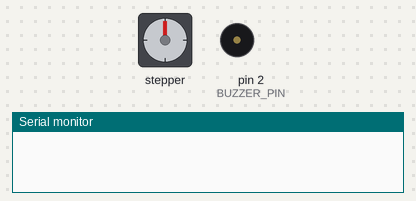
The sketch below on a simulated Arduino Uno, built with avr-gcc and run on an emulated ATmega328P. On the bench: stepper motor, buzzer (waves = sounding, pin HIGH), the last lines printed to the serial monitor. Wiring (inferred from the names in the program): stepper motor (2048 steps per turn assumed): coils pin 9, pin 10, pin 11, pin 12. Pins used as bus, display or sensor lines are not drawn.

Above: at 0.15 s.
At 9.81 s:
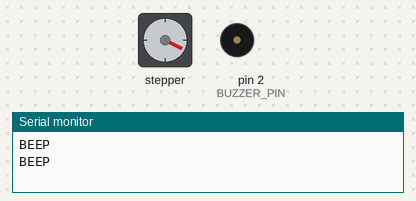
At 19.77 s:
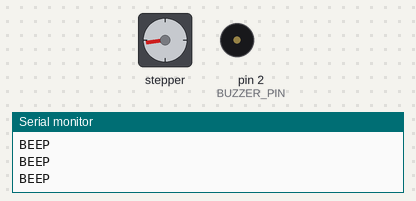
At 39.69 s:
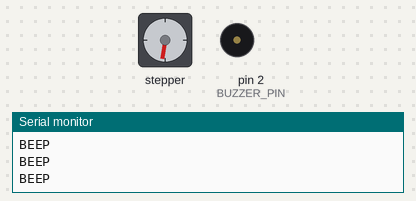
Timing chart, 0 to 40.0 s (numbered marks = the images above):
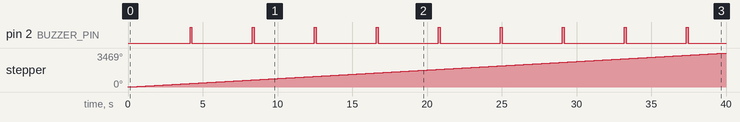

The sketch:

stepperBuzz.ino
```cpp
// Code was written following the guide from https://youtu.be/avrdDZD7qEQ
// by https://www.youtube.com/@nikodembartnik

#include <avr/interrupt.h>

// In1, In2, In3, In4 of stepper motor driver
#define STEPPER_PIN_1 9
#define STEPPER_PIN_2 10
#define STEPPER_PIN_3 11
#define STEPPER_PIN_4 12

// Pin where active buzzer is connected
#define BUZZER_PIN 2

// Step number within a cycle 0, 1, 2, 3 (4 steps per cycle)
int step_number = 0;

// Variable to count the steps
int count = 0;

// Store the state of the buzzer
volatile bool beep = false;

void setup() {
  Serial.begin(9600);

  // Set motor and buzzer pins to output
  pinMode(STEPPER_PIN_1, OUTPUT);
  pinMode(STEPPER_PIN_2, OUTPUT);
  pinMode(STEPPER_PIN_3, OUTPUT);
  pinMode(STEPPER_PIN_4, OUTPUT);

  pinMode(BUZZER_PIN, OUTPUT);

  // Decided to use a timer interrupt to control the beep duration independently

  // Setup Timer1 for CTC interrupt
  cli(); // Disable global interrupts
  TCCR1A = 0; // Clear Timer1 Control Register A
  TCCR1B = 0; // Clear Timer1 Control Register B
  TCNT1 = 0; // Initialize Timer1 counter
  TCCR1B |= (1 << WGM12); // Enable CTC mode
  TCCR1B |= (1 << CS12) | (1 << CS10); // Set prescaler to 1024
  TIMSK1 |= (1 << OCIE1A); // Enable Timer1 compare interrupt
  OCR1A = 2000; // Set compare match register for 128 ms
  sei(); // Enable global interrupts
}

void loop() {
  // Take a step counterclockwise
  OneStep(true);
  // Increment the count of steps
  count++;
  // This motor has 2048 steps/rev when the microstepping capability
  // is not being used
  if (count == 2048) {
    count = 0; // Reset count
    beep = true; // Set true since the buzzer will be making noise
    digitalWrite(BUZZER_PIN, HIGH);
    Serial.println("BEEP");
    TCNT1 = 0; // Reset Timer1 counter
  }
  delay(2);
}


// Function to rotate the motor shaft one step
void OneStep(bool direction) {
  // Counterclockwise if true
  if (direction) {
    switch (step_number) {
      case 0:
        digitalWrite(STEPPER_PIN_1, HIGH);
        digitalWrite(STEPPER_PIN_2, LOW);
        digitalWrite(STEPPER_PIN_3, LOW);
        digitalWrite(STEPPER_PIN_4, LOW);
        break;

      case 1:
        digitalWrite(STEPPER_PIN_1, LOW);
        digitalWrite(STEPPER_PIN_2, HIGH);
        digitalWrite(STEPPER_PIN_3, LOW);
        digitalWrite(STEPPER_PIN_4, LOW);
        break;

      case 2:
        digitalWrite(STEPPER_PIN_1, LOW);
        digitalWrite(STEPPER_PIN_2, LOW);
        digitalWrite(STEPPER_PIN_3, HIGH);
        digitalWrite(STEPPER_PIN_4, LOW);
        break;

      case 3:
        digitalWrite(STEPPER_PIN_1, LOW);
        digitalWrite(STEPPER_PIN_2, LOW);
        digitalWrite(STEPPER_PIN_3, LOW);
        digitalWrite(STEPPER_PIN_4, HIGH);
        break;
    }
  }
  // Clockwise if false
  else {
    switch (step_number) {
      case 0:
        digitalWrite(STEPPER_PIN_1, LOW);
        digitalWrite(STEPPER_PIN_2, LOW);
        digitalWrite(STEPPER_PIN_3, LOW);
        digitalWrite(STEPPER_PIN_4, HIGH);
        break;

      case 1:
        digitalWrite(STEPPER_PIN_1, LOW);
        digitalWrite(STEPPER_PIN_2, LOW);
        digitalWrite(STEPPER_PIN_3, HIGH);
        digitalWrite(STEPPER_PIN_4, LOW);
        break;

      case 2:
        digitalWrite(STEPPER_PIN_1, LOW);
        digitalWrite(STEPPER_PIN_2, HIGH);
        digitalWrite(STEPPER_PIN_3, LOW);
        digitalWrite(STEPPER_PIN_4, LOW);
        break;

      case 3:
        digitalWrite(STEPPER_PIN_1, HIGH);
        digitalWrite(STEPPER_PIN_2, LOW);
        digitalWrite(STEPPER_PIN_3, LOW);
        digitalWrite(STEPPER_PIN_4, LOW);
        break;
    }

  }
  // Increment step number
  step_number++;
  // Wrap around
  if (step_number > 3) {
    step_number = 0;
  }
}

// When TCNT1 reaches OCR1A Timer1 compare match interrupt is triggered
ISR(TIMER1_COMPA_vect) {
  // If the buzzer is beeping
  if (beep) {
    digitalWrite(BUZZER_PIN, LOW); // Turn off buzzer
    beep = false; // Reset beep flag
  }
}
```

Measured:
- by itself, pin 2 (BUZZER_PIN): alternates HIGH for 0.13 s and LOW for 4.0 s
- by itself, stepper: keeps turning clockwise at about 87°/s
